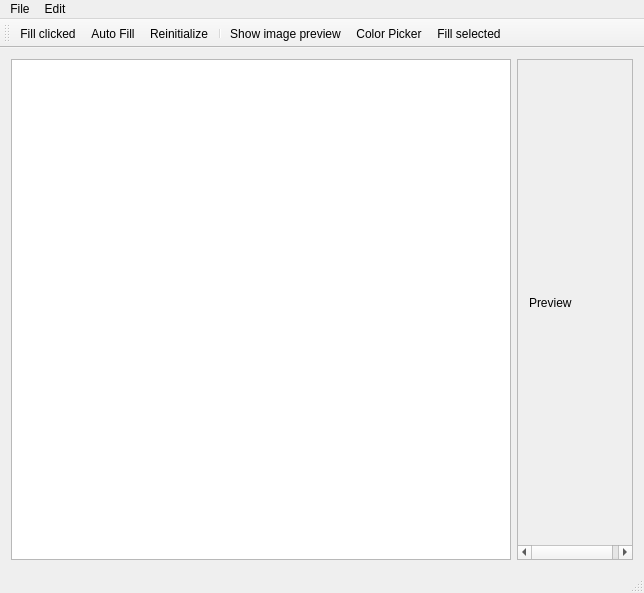
<?xml version="1.0" encoding="UTF-8"?>
<ui version="4.0">
 <class>MainWindow</class>
 <widget class="QMainWindow" name="MainWindow">
  <property name="geometry">
   <rect>
    <x>0</x>
    <y>0</y>
    <width>644</width>
    <height>593</height>
   </rect>
  </property>
  <property name="sizePolicy">
   <sizepolicy hsizetype="Minimum" vsizetype="Minimum">
    <horstretch>0</horstretch>
    <verstretch>0</verstretch>
   </sizepolicy>
  </property>
  <property name="acceptDrops">
   <bool>true</bool>
  </property>
  <property name="windowTitle">
   <string>DataViz</string>
  </property>
  <property name="autoFillBackground">
   <bool>true</bool>
  </property>
  <widget class="QWidget" name="centralWidget">
   <property name="sizePolicy">
    <sizepolicy hsizetype="Maximum" vsizetype="Maximum">
     <horstretch>0</horstretch>
     <verstretch>0</verstretch>
    </sizepolicy>
   </property>
   <property name="autoFillBackground">
    <bool>true</bool>
   </property>
   <layout class="QHBoxLayout" name="horizontalLayout_3">
    <item>
     <widget class="QTableWidget" name="table">
      <property name="minimumSize">
       <size>
        <width>500</width>
        <height>300</height>
       </size>
      </property>
      <property name="acceptDrops">
       <bool>true</bool>
      </property>
     </widget>
    </item>
    <item>
     <widget class="QScrollArea" name="preview">
      <property name="minimumSize">
       <size>
        <width>100</width>
        <height>100</height>
       </size>
      </property>
      <property name="widgetResizable">
       <bool>true</bool>
      </property>
      <widget class="QWidget" name="scrollAreaWidgetContents">
       <property name="geometry">
        <rect>
         <x>0</x>
         <y>0</y>
         <width>118</width>
         <height>498</height>
        </rect>
       </property>
       <layout class="QHBoxLayout" name="horizontalLayout">
        <item>
         <widget class="QLabel" name="imagePreview">
          <property name="sizePolicy">
           <sizepolicy hsizetype="Expanding" vsizetype="Expanding">
            <horstretch>0</horstretch>
            <verstretch>0</verstretch>
           </sizepolicy>
          </property>
          <property name="minimumSize">
           <size>
            <width>100</width>
            <height>100</height>
           </size>
          </property>
          <property name="text">
           <string>Preview</string>
          </property>
         </widget>
        </item>
       </layout>
      </widget>
     </widget>
    </item>
   </layout>
  </widget>
  <widget class="QMenuBar" name="menuBar">
   <property name="geometry">
    <rect>
     <x>0</x>
     <y>0</y>
     <width>644</width>
     <height>21</height>
    </rect>
   </property>
   <widget class="QMenu" name="menuFile">
    <property name="title">
     <string>File</string>
    </property>
    <addaction name="actionLoad"/>
    <addaction name="actionClose"/>
   </widget>
   <widget class="QMenu" name="menuEdit">
    <property name="title">
     <string>Edit</string>
    </property>
    <addaction name="actionFill_selected"/>
    <addaction name="actionFill_auto"/>
    <addaction name="actionReinitialize"/>
    <addaction name="separator"/>
    <addaction name="actionPick_color"/>
    <addaction name="actionShow_image_preview"/>
    <addaction name="actionGenerate_Image"/>
   </widget>
   <addaction name="menuFile"/>
   <addaction name="menuEdit"/>
  </widget>
  <widget class="QStatusBar" name="statusBar"/>
  <widget class="QToolBar" name="mainToolBar">
   <property name="enabled">
    <bool>true</bool>
   </property>
   <attribute name="toolBarArea">
    <enum>TopToolBarArea</enum>
   </attribute>
   <attribute name="toolBarBreak">
    <bool>false</bool>
   </attribute>
   <addaction name="actionFill_clicked"/>
   <addaction name="actionFill_auto"/>
   <addaction name="actionReinitialize"/>
   <addaction name="separator"/>
   <addaction name="actionShow_image_preview"/>
   <addaction name="actionPick_color"/>
   <addaction name="actionFill_selected"/>
  </widget>
  <action name="actionLoad">
   <property name="icon">
    <iconset resource="resource.qrc">
     <normaloff>:/resources/download-load-file-256.png</normaloff>:/resources/download-load-file-256.png</iconset>
   </property>
   <property name="text">
    <string>Charger un fichier</string>
   </property>
   <property name="shortcut">
    <string>Ctrl+L</string>
   </property>
  </action>
  <action name="actionClose">
   <property name="icon">
    <iconset resource="resource.qrc">
     <normaloff>:/resources/close_button_2-512.png</normaloff>:/resources/close_button_2-512.png</iconset>
   </property>
   <property name="text">
    <string>Close</string>
   </property>
   <property name="toolTip">
    <string>Fermer l'application</string>
   </property>
   <property name="shortcut">
    <string>Ctrl+Q</string>
   </property>
  </action>
  <action name="actionFill_auto">
   <property name="enabled">
    <bool>true</bool>
   </property>
   <property name="icon">
    <iconset resource="resource.qrc">
     <normaloff>:/resources/fill.png</normaloff>:/resources/fill.png</iconset>
   </property>
   <property name="text">
    <string>Auto Fill</string>
   </property>
   <property name="toolTip">
    <string>Remplissage automatique</string>
   </property>
   <property name="shortcut">
    <string>A</string>
   </property>
  </action>
  <action name="actionPick_color">
   <property name="checkable">
    <bool>true</bool>
   </property>
   <property name="icon">
    <iconset resource="resource.qrc">
     <normaloff>:/resources/Color_wheel_dock_icon_by_andybaumgar-d3ezjgc.png</normaloff>:/resources/Color_wheel_dock_icon_by_andybaumgar-d3ezjgc.png</iconset>
   </property>
   <property name="text">
    <string>Color Picker</string>
   </property>
   <property name="toolTip">
    <string>Choisir une couleur</string>
   </property>
   <property name="shortcut">
    <string>C</string>
   </property>
  </action>
  <action name="actionReinitialize">
   <property name="icon">
    <iconset resource="resource.qrc">
     <normaloff>:/resources/refresh.png</normaloff>:/resources/refresh.png</iconset>
   </property>
   <property name="text">
    <string>Reinitialize</string>
   </property>
   <property name="toolTip">
    <string>Réinitialiser le remplissage</string>
   </property>
   <property name="shortcut">
    <string>R</string>
   </property>
  </action>
  <action name="actionFill_selected">
   <property name="text">
    <string>Fill selected</string>
   </property>
   <property name="toolTip">
    <string>Remplissage des items sélectionné</string>
   </property>
   <property name="shortcut">
    <string>F</string>
   </property>
  </action>
  <action name="actionGenerate_Image">
   <property name="icon">
    <iconset resource="resource.qrc">
     <normaloff>:/resources/toimage_icon.png</normaloff>:/resources/toimage_icon.png</iconset>
   </property>
   <property name="text">
    <string>Generate Image</string>
   </property>
   <property name="toolTip">
    <string>Générer image</string>
   </property>
   <property name="shortcut">
    <string>I</string>
   </property>
  </action>
  <action name="actionShow_image_preview">
   <property name="checkable">
    <bool>true</bool>
   </property>
   <property name="icon">
    <iconset resource="resource.qrc">
     <normaloff>:/resources/toimage_icon.png</normaloff>:/resources/toimage_icon.png</iconset>
   </property>
   <property name="text">
    <string>Show image preview</string>
   </property>
   <property name="shortcut">
    <string>P</string>
   </property>
  </action>
  <action name="actionFill_clicked">
   <property name="checkable">
    <bool>true</bool>
   </property>
   <property name="icon">
    <iconset resource="resource.qrc">
     <normaloff>:/resources/brush.png</normaloff>:/resources/brush.png</iconset>
   </property>
   <property name="text">
    <string>Fill clicked</string>
   </property>
   <property name="toolTip">
    <string>colorier</string>
   </property>
  </action>
 </widget>
 <layoutdefault spacing="6" margin="11"/>
 <resources>
  <include location="resource.qrc"/>
 </resources>
 <connections/>
</ui>
